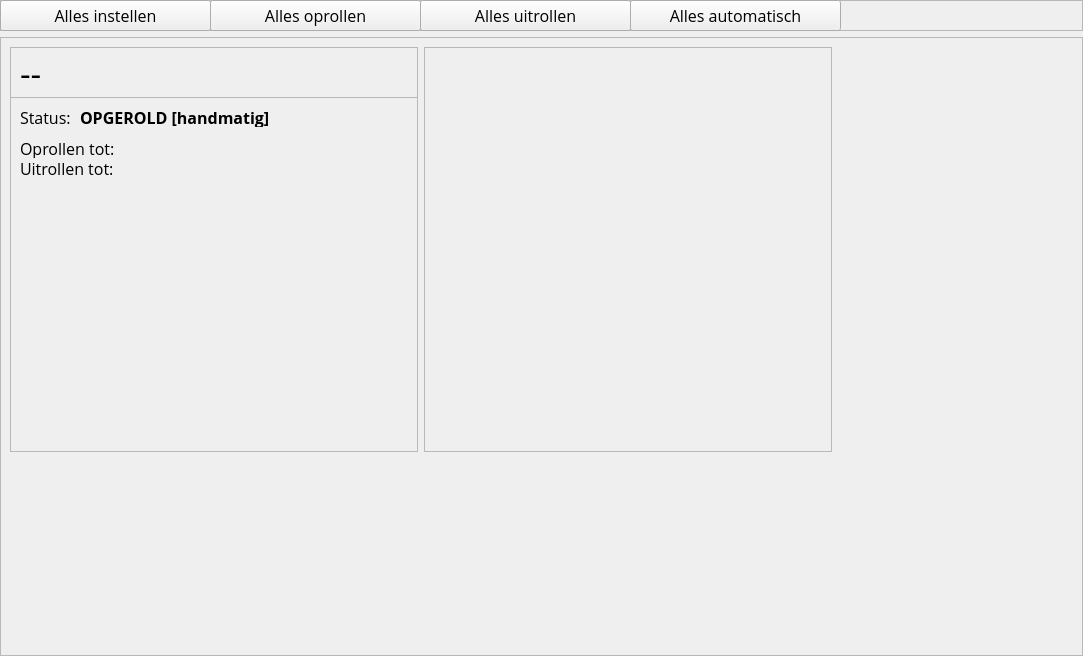
<?xml version="1.0" encoding="UTF-8"?>
<ui version="4.0">
 <class>main</class>
 <widget class="QMainWindow" name="main">
  <property name="geometry">
   <rect>
    <x>0</x>
    <y>0</y>
    <width>1083</width>
    <height>656</height>
   </rect>
  </property>
  <property name="sizePolicy">
   <sizepolicy hsizetype="Preferred" vsizetype="Preferred">
    <horstretch>0</horstretch>
    <verstretch>0</verstretch>
   </sizepolicy>
  </property>
  <property name="minimumSize">
   <size>
    <width>700</width>
    <height>0</height>
   </size>
  </property>
  <property name="font">
   <font>
    <family>Open Sans</family>
   </font>
  </property>
  <property name="windowTitle">
   <string>Rolluik Domotica Centrale</string>
  </property>
  <widget class="QWidget" name="widget">
   <property name="sizePolicy">
    <sizepolicy hsizetype="Preferred" vsizetype="Preferred">
     <horstretch>0</horstretch>
     <verstretch>0</verstretch>
    </sizepolicy>
   </property>
   <layout class="QVBoxLayout" name="verticalLayout">
    <property name="leftMargin">
     <number>0</number>
    </property>
    <property name="topMargin">
     <number>0</number>
    </property>
    <property name="rightMargin">
     <number>0</number>
    </property>
    <property name="bottomMargin">
     <number>0</number>
    </property>
    <item>
     <widget class="QFrame" name="menu">
      <property name="minimumSize">
       <size>
        <width>0</width>
        <height>31</height>
       </size>
      </property>
      <property name="maximumSize">
       <size>
        <width>16777215</width>
        <height>31</height>
       </size>
      </property>
      <property name="font">
       <font>
        <family>Open Sans</family>
        <stylestrategy>PreferDefault</stylestrategy>
        <kerning>true</kerning>
       </font>
      </property>
      <property name="frameShape">
       <enum>QFrame::StyledPanel</enum>
      </property>
      <property name="frameShadow">
       <enum>QFrame::Raised</enum>
      </property>
      <widget class="QPushButton" name="btnInstellen">
       <property name="geometry">
        <rect>
         <x>0</x>
         <y>0</y>
         <width>211</width>
         <height>31</height>
        </rect>
       </property>
       <property name="font">
        <font>
         <family>Open Sans</family>
         <pointsize>12</pointsize>
         <stylestrategy>PreferDefault</stylestrategy>
         <kerning>true</kerning>
        </font>
       </property>
       <property name="text">
        <string>Alles instellen</string>
       </property>
      </widget>
      <widget class="QPushButton" name="btnInstellen_2">
       <property name="geometry">
        <rect>
         <x>210</x>
         <y>0</y>
         <width>211</width>
         <height>31</height>
        </rect>
       </property>
       <property name="font">
        <font>
         <family>Open Sans</family>
         <pointsize>12</pointsize>
         <stylestrategy>PreferDefault</stylestrategy>
         <kerning>true</kerning>
        </font>
       </property>
       <property name="text">
        <string>Alles oprollen</string>
       </property>
      </widget>
      <widget class="QPushButton" name="btnInstellen_3">
       <property name="geometry">
        <rect>
         <x>420</x>
         <y>0</y>
         <width>211</width>
         <height>31</height>
        </rect>
       </property>
       <property name="font">
        <font>
         <family>Open Sans</family>
         <pointsize>12</pointsize>
         <stylestrategy>PreferDefault</stylestrategy>
         <kerning>true</kerning>
        </font>
       </property>
       <property name="text">
        <string>Alles uitrollen</string>
       </property>
      </widget>
      <widget class="QPushButton" name="btnInstellen_4">
       <property name="geometry">
        <rect>
         <x>630</x>
         <y>0</y>
         <width>211</width>
         <height>31</height>
        </rect>
       </property>
       <property name="font">
        <font>
         <family>Open Sans</family>
         <pointsize>12</pointsize>
         <stylestrategy>PreferDefault</stylestrategy>
         <kerning>true</kerning>
        </font>
       </property>
       <property name="text">
        <string>Alles automatisch</string>
       </property>
      </widget>
     </widget>
    </item>
    <item>
     <widget class="QScrollArea" name="scrollArea">
      <property name="font">
       <font>
        <family>Open Sans</family>
        <stylestrategy>PreferDefault</stylestrategy>
        <kerning>true</kerning>
       </font>
      </property>
      <property name="horizontalScrollBarPolicy">
       <enum>Qt::ScrollBarAsNeeded</enum>
      </property>
      <property name="sizeAdjustPolicy">
       <enum>QAbstractScrollArea::AdjustToContentsOnFirstShow</enum>
      </property>
      <property name="widgetResizable">
       <bool>true</bool>
      </property>
      <widget class="QWidget" name="details">
       <property name="geometry">
        <rect>
         <x>0</x>
         <y>0</y>
         <width>1081</width>
         <height>617</height>
        </rect>
       </property>
       <layout class="QFormLayout" name="formLayout">
        <item row="0" column="1">
         <widget class="QFrame" name="frame_2">
          <property name="minimumSize">
           <size>
            <width>408</width>
            <height>405</height>
           </size>
          </property>
          <property name="maximumSize">
           <size>
            <width>408</width>
            <height>405</height>
           </size>
          </property>
          <property name="font">
           <font>
            <family>Open Sans</family>
            <stylestrategy>PreferDefault</stylestrategy>
            <kerning>true</kerning>
           </font>
          </property>
          <property name="frameShape">
           <enum>QFrame::StyledPanel</enum>
          </property>
          <property name="frameShadow">
           <enum>QFrame::Raised</enum>
          </property>
          <zorder>eenheid</zorder>
          <zorder>eenheid</zorder>
          <zorder>eenheid</zorder>
          <zorder>eenheid</zorder>
          <zorder>eenheid</zorder>
         </widget>
        </item>
        <item row="0" column="0">
         <widget class="QFrame" name="eenheid">
          <property name="minimumSize">
           <size>
            <width>408</width>
            <height>405</height>
           </size>
          </property>
          <property name="maximumSize">
           <size>
            <width>408</width>
            <height>405</height>
           </size>
          </property>
          <property name="font">
           <font>
            <family>Open Sans</family>
            <stylestrategy>PreferDefault</stylestrategy>
            <kerning>true</kerning>
           </font>
          </property>
          <property name="frameShape">
           <enum>QFrame::StyledPanel</enum>
          </property>
          <property name="frameShadow">
           <enum>QFrame::Raised</enum>
          </property>
          <widget class="QLabel" name="lblPort">
           <property name="geometry">
            <rect>
             <x>0</x>
             <y>0</y>
             <width>408</width>
             <height>51</height>
            </rect>
           </property>
           <property name="font">
            <font>
             <family>Open Sans</family>
             <pointsize>25</pointsize>
             <stylestrategy>PreferDefault</stylestrategy>
             <kerning>true</kerning>
            </font>
           </property>
           <property name="frameShape">
            <enum>QFrame::StyledPanel</enum>
           </property>
           <property name="text">
            <string>--</string>
           </property>
           <property name="indent">
            <number>9</number>
           </property>
          </widget>
          <widget class="QLabel" name="label">
           <property name="geometry">
            <rect>
             <x>10</x>
             <y>60</y>
             <width>71</width>
             <height>20</height>
            </rect>
           </property>
           <property name="font">
            <font>
             <family>Open Sans</family>
             <pointsize>12</pointsize>
             <stylestrategy>PreferDefault</stylestrategy>
             <kerning>true</kerning>
            </font>
           </property>
           <property name="text">
            <string>Status: </string>
           </property>
          </widget>
          <widget class="QLabel" name="lblStatus">
           <property name="geometry">
            <rect>
             <x>70</x>
             <y>60</y>
             <width>321</width>
             <height>20</height>
            </rect>
           </property>
           <property name="font">
            <font>
             <family>Open Sans</family>
             <pointsize>12</pointsize>
             <weight>75</weight>
             <italic>false</italic>
             <bold>true</bold>
             <stylestrategy>PreferDefault</stylestrategy>
             <kerning>true</kerning>
            </font>
           </property>
           <property name="text">
            <string>OPGEROLD [handmatig]</string>
           </property>
          </widget>
          <widget class="QLabel" name="label_2">
           <property name="geometry">
            <rect>
             <x>10</x>
             <y>91</y>
             <width>141</width>
             <height>20</height>
            </rect>
           </property>
           <property name="font">
            <font>
             <family>Open Sans</family>
             <pointsize>12</pointsize>
             <stylestrategy>PreferDefault</stylestrategy>
             <kerning>true</kerning>
            </font>
           </property>
           <property name="text">
            <string>Oprollen tot:</string>
           </property>
          </widget>
          <widget class="QLabel" name="label_3">
           <property name="geometry">
            <rect>
             <x>10</x>
             <y>111</y>
             <width>141</width>
             <height>20</height>
            </rect>
           </property>
           <property name="font">
            <font>
             <family>Open Sans</family>
             <pointsize>12</pointsize>
             <italic>false</italic>
             <stylestrategy>PreferDefault</stylestrategy>
             <kerning>true</kerning>
            </font>
           </property>
           <property name="text">
            <string>Uitrollen tot:</string>
           </property>
          </widget>
         </widget>
        </item>
       </layout>
      </widget>
     </widget>
    </item>
   </layout>
  </widget>
 </widget>
 <resources/>
 <connections/>
</ui>
